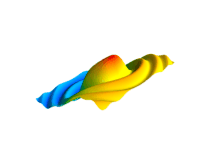
#> input picture PngGifPdf/sinc.gif, 204 x 158 px; its folder holds 5 pictures in this run
$ python gifTopng.py   (Python 2 division)
#> lines starting #> are read from the running program, lines starting #| are printed output that depends on the picture
#!/usr/bin/env python
# encoding: utf-8
"""
@version: Python 2.7.6 on win10(64)
@author: BingZhen Zhou
@contact: 953129171@qq.com
@file name: gifTopng
@time: 2018/5/4  19:26
"""

import os
from PIL import Image

def analyseImage(path):
    '''
    Pre-process pass over the image to determine the mode (full or additive).
    Necessary as assessing single frames isn't reliable. Need to know the mode
    before processing all frames.
    '''
#> called with path = 'sinc.gif'
    im = Image.open(path)
#> im is the input picture: PIL image 204x158 P; mean R, G, B 244, 244.5, 231.8
    results = {
        'size': im.size,
        'mode': 'full',
    }
#> results = {'size': (204, 158), 'mode': 'full'}
    try:
        while True:
            if im.tile:
                tile = im.tile[0]
                update_region = tile[1]
                update_region_dimensions = update_region[2:]
                if update_region_dimensions != im.size:
                    results['mode'] = 'partial'
                    break
            im.seek(im.tell() + 1)
#> this loop made 20 passes
#> tile on passes 2 to 13: ('gif', (0, 0, 204, 158), 7297, (8, False, -1)), ('gif', (0, 0, 204, 158), 13958, (8, False, -1)), ('gif', (0, 0, 204, 158), 21410, (8, False, -1)), ('gif', (0, 0, 204, 158), 29615, (8, False, -1)), ('gif', (0, 0, 204, 158), 38557, (8, False, -1)), ('gif', (0, 0, 204, 158), 48322, (8, False, -1)), ('gif', (0, 0, 204, 158), 58451, (8, False, -1)), ('gif', (0, 0, 204, 158), 68945, (8, False, -1)), ('gif', (0, 0, 204, 158), 79850, (8, False, -1)), ('gif', (0, 0, 204, 158), 91185, (8, False, -1)), ('gif', (0, 0, 204, 158), 102881, (8, False, -1)), ('gif', (0, 0, 204, 158), 114747, (8, False, -1))
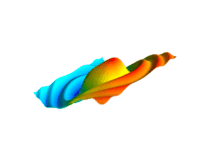
#> im: PIL image 204x158 RGB; mean R, G, B 239.7, 242.1, 235.7
    except EOFError:
        pass
    return results


def processImage(path):
    '''
    Iterate the GIF, extracting each frame.
    '''
    mode = analyseImage(path)['mode']
#> mode = 'full'

    im = Image.open(path)

    i = 0
    p = im.getpalette()
#> p = 768 values, max 255 at index 0, min 0 at index 8, mean 131.7
    last_frame = im.convert('RGBA')

    try:
        while True:
            print "saving %s (%s) frame %d, %s %s" % (path, mode, i, im.size, im.tile)

            '''
            If the GIF uses local colour tables, each frame will have its own palette.
            If not, we need to apply the global palette to the new frame.
            '''
            if not im.getpalette():
                im.putpalette(p)

            new_frame = Image.new('RGBA', im.size)

            '''
            Is this file a "partial"-mode GIF where frames update a region of a different size to the entire image?
            If so, we need to construct the new frame by pasting it on top of the preceding frames.
            '''
            if mode == 'partial':
                new_frame.paste(last_frame)

            new_frame.paste(im, (0,0), im.convert('RGBA'))
            new_frame.save('%s%d.png' % (''.join(os.path.basename(path).split('.')[:-1]), i), 'PNG')

            i += 1
            last_frame = new_frame
            im.seek(im.tell() + 1)
#> this loop made 2 passes
#| saving sinc.gif (full) frame 0, (204, 158) []
#| saving sinc.gif (full) frame 1, (204, 158) [_Tile(codec_name='gif', extents=(0, 0, 204, 158), offset=7297, args=(8, False, -1))]
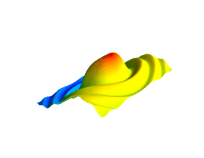
#> im: PIL image 204x158 RGB; mean R, G, B 246.3, 247, 227.1
#> after the loop, i = 1
    except EOFError:
        pass


def main():
    processImage('sinc.gif')


if __name__ == "__main__":
#> (the run stopped early here; a loop or call above may not have finished)
